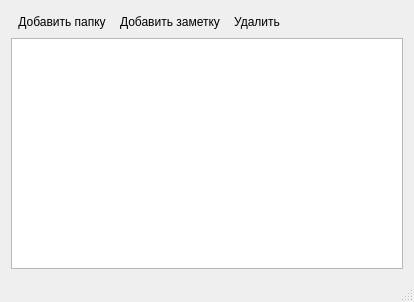
<?xml version="1.0" encoding="UTF-8"?>
<ui version="4.0">
 <class>MainWindow</class>
 <widget class="QMainWindow" name="MainWindow">
  <property name="geometry">
   <rect>
    <x>0</x>
    <y>0</y>
    <width>414</width>
    <height>302</height>
   </rect>
  </property>
  <property name="windowTitle">
   <string>MainWindow</string>
  </property>
  <widget class="QWidget" name="centralWidget">
   <layout class="QVBoxLayout" name="verticalLayout">
    <item>
     <layout class="QHBoxLayout" name="horizontalLayout">
      <property name="spacing">
       <number>0</number>
      </property>
      <item>
       <widget class="QToolButton" name="tButtonAddFolder">
        <property name="statusTip">
         <string>Добавить папку</string>
        </property>
        <property name="text">
         <string>Добавить папку</string>
        </property>
        <property name="icon">
         <iconset resource="image.qrc">
          <normaloff>:/icons/manilla-folder-new_3311.png</normaloff>:/icons/manilla-folder-new_3311.png</iconset>
        </property>
        <property name="autoRaise">
         <bool>true</bool>
        </property>
       </widget>
      </item>
      <item>
       <widget class="QToolButton" name="tButtonAddNote">
        <property name="statusTip">
         <string>Добавить заметку</string>
        </property>
        <property name="text">
         <string>Добавить заметку</string>
        </property>
        <property name="icon">
         <iconset resource="image.qrc">
          <normaloff>:/icons/document-new_6876.png</normaloff>:/icons/document-new_6876.png</iconset>
        </property>
        <property name="autoRaise">
         <bool>true</bool>
        </property>
       </widget>
      </item>
      <item>
       <widget class="QToolButton" name="tButtonRemove">
        <property name="statusTip">
         <string>Удалить</string>
        </property>
        <property name="text">
         <string>Удалить</string>
        </property>
        <property name="icon">
         <iconset resource="image.qrc">
          <normaloff>:/icons/edit-delete_6575.png</normaloff>:/icons/edit-delete_6575.png</iconset>
        </property>
        <property name="autoRaise">
         <bool>true</bool>
        </property>
       </widget>
      </item>
      <item>
       <spacer name="horizontalSpacer">
        <property name="orientation">
         <enum>Qt::Horizontal</enum>
        </property>
        <property name="sizeHint" stdset="0">
         <size>
          <width>40</width>
          <height>20</height>
         </size>
        </property>
       </spacer>
      </item>
     </layout>
    </item>
    <item>
     <widget class="QTreeView" name="treeView">
      <property name="dragDropMode">
       <enum>QAbstractItemView::InternalMove</enum>
      </property>
      <property name="alternatingRowColors">
       <bool>true</bool>
      </property>
      <property name="headerHidden">
       <bool>false</bool>
      </property>
      <property name="expandsOnDoubleClick">
       <bool>true</bool>
      </property>
     </widget>
    </item>
   </layout>
  </widget>
  <widget class="QMenuBar" name="menuBar">
   <property name="geometry">
    <rect>
     <x>0</x>
     <y>0</y>
     <width>414</width>
     <height>20</height>
    </rect>
   </property>
  </widget>
  <widget class="QStatusBar" name="statusBar"/>
 </widget>
 <layoutdefault spacing="6" margin="11"/>
 <resources>
  <include location="image.qrc"/>
 </resources>
 <connections/>
</ui>
